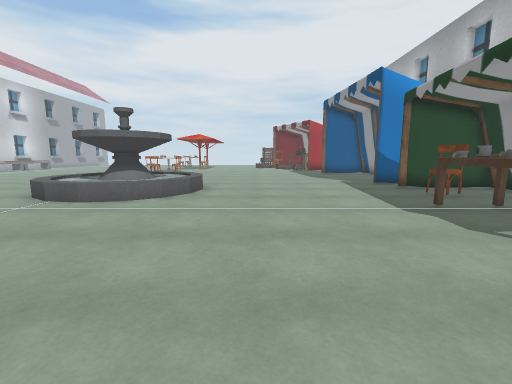
View 1 (above)

24 first-person views from a walk through a Unity game level. The camera is 1.3 m above the floor, tilts 8° down and sees 90° across. The floor is counted in squares, 1 m on a side. Each view is taken from the middle of a square. On the plan, view 1 faces up. The plan holds only what a view shows up to about 13 squares ahead; the rest is blank. The place goes on beyond the plan. Some animated figures are not drawn. Some surface patterns are stand-ins.

View 2
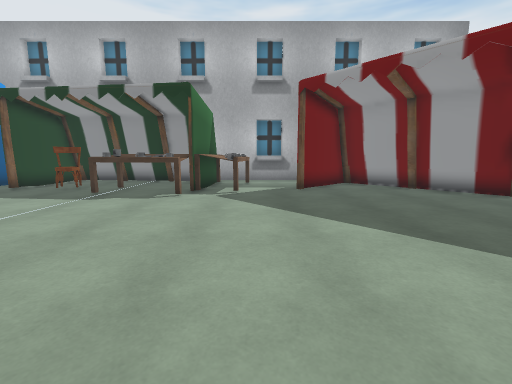

View 3
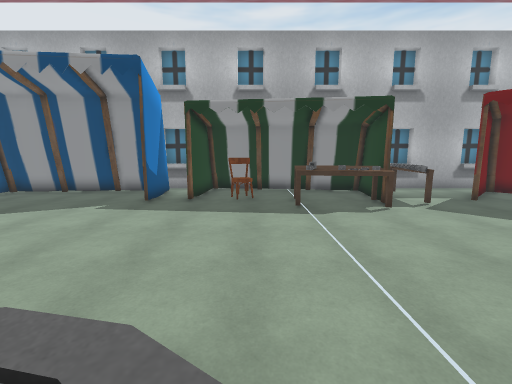

View 4
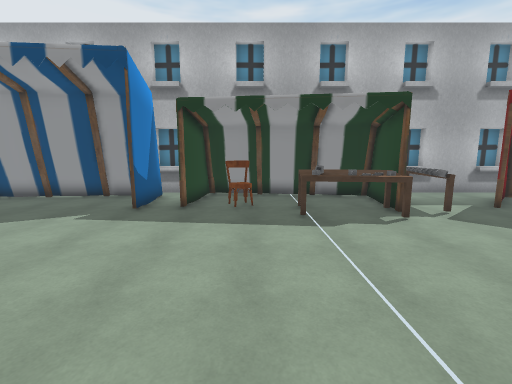

View 5
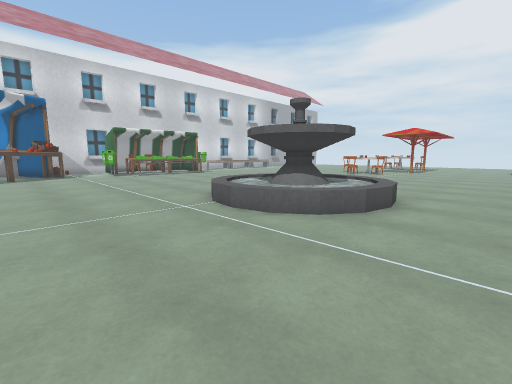

View 6
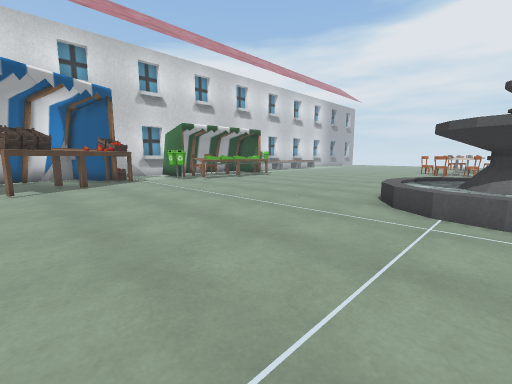

View 7
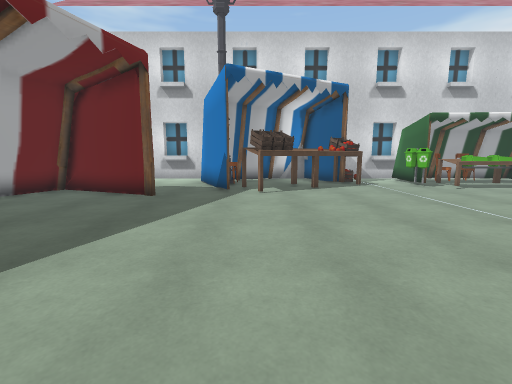

View 8
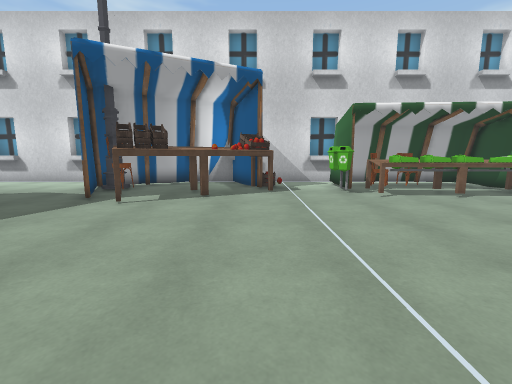

View 9
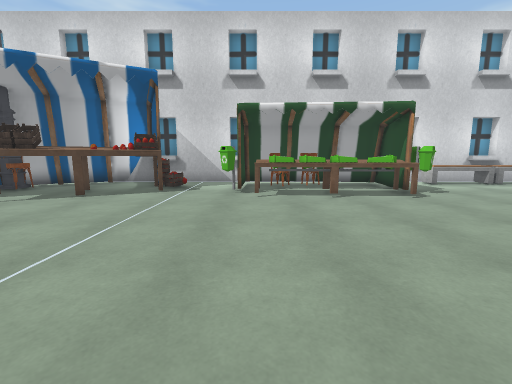

View 10
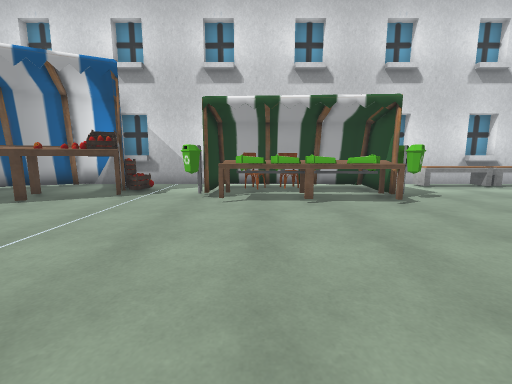

View 11
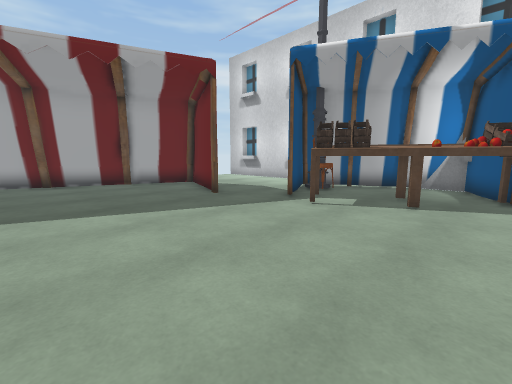

View 12
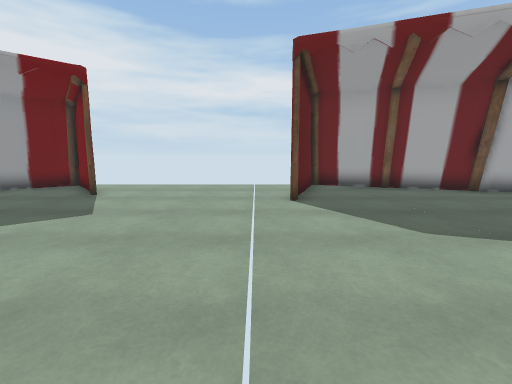

View 13
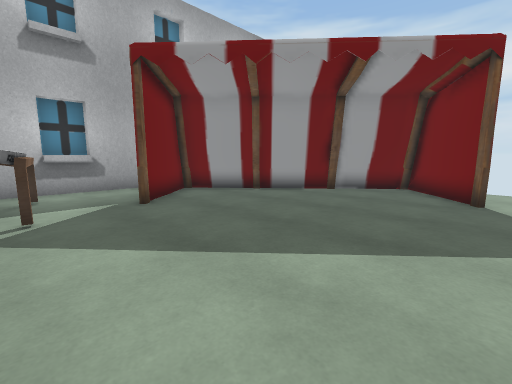

View 14
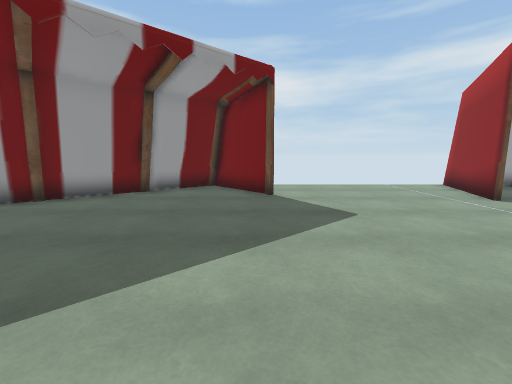

View 15
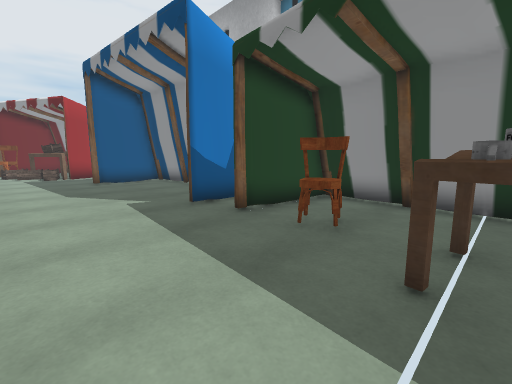

View 16
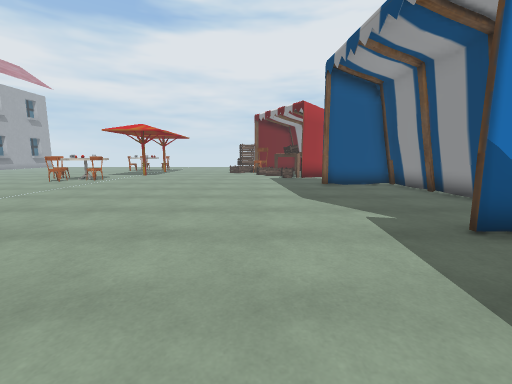

View 17
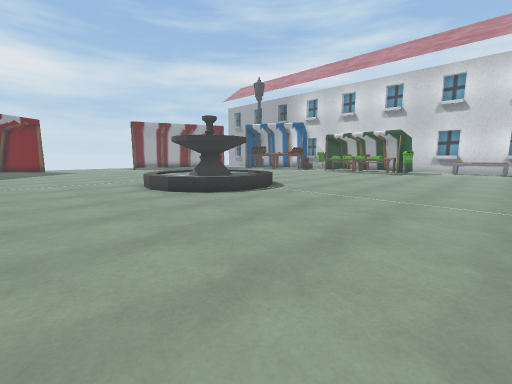

View 18
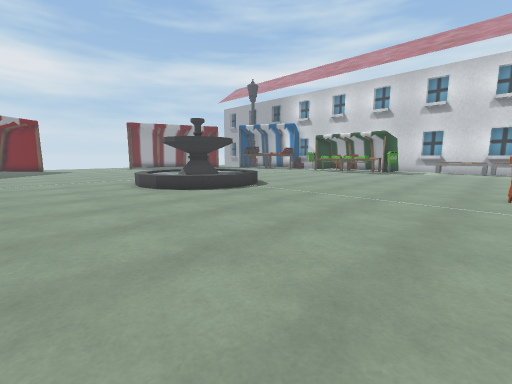

View 19
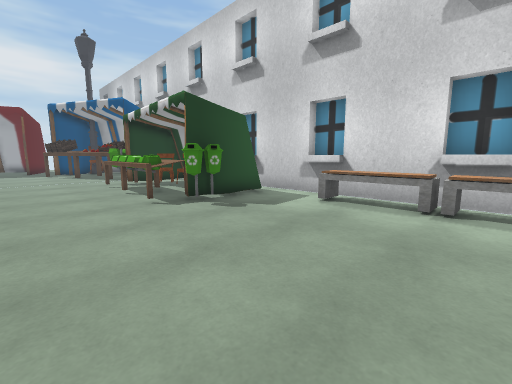

View 20
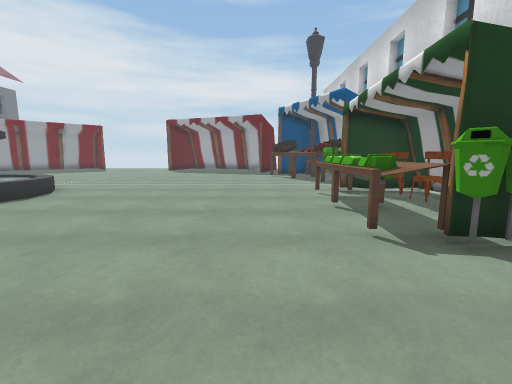

View 21
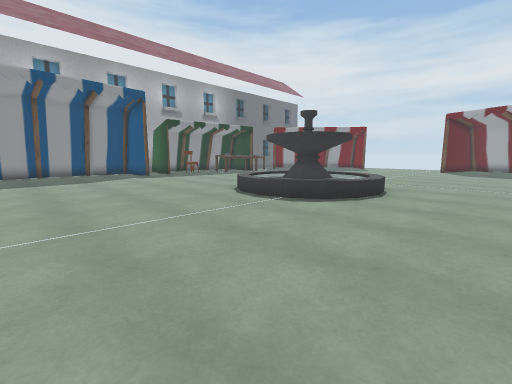

View 22
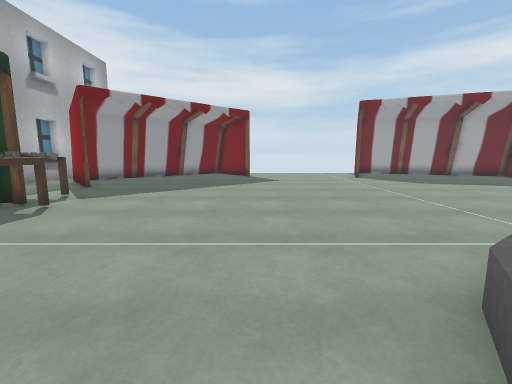

View 23
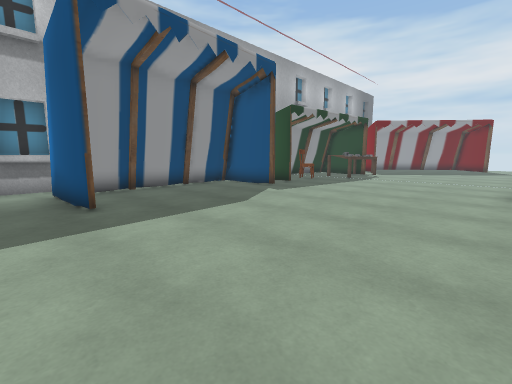

View 24
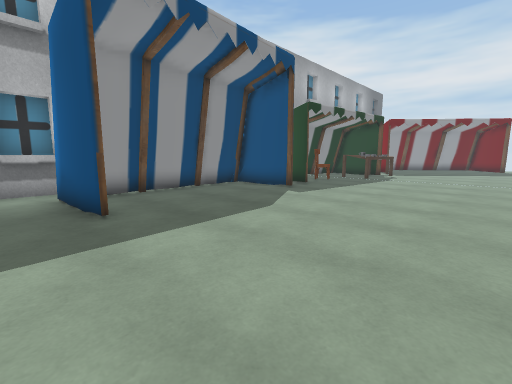

### Floor plan
Key: @ floor where view 1 was taken; # wall or solid block; . main floor; : floor 0.5 m higher than the main floor; / step, stairs or slope; = window, fence, low wall or low ledge; F fountain; C chair; O other object.
Columns run from 23 left of view 1 to 10 right of it. Each row starts with its distance up from view 1.
 21 ##O  .....   .OO..   .....   ....#
 20 #OO  .....   .....   .....  OOOO.#
 19  OO  .....  ......   .....   ..O
 18  OO  .....   .....   .....   ..O
 17 ##O                            O
 16 ##                             O
 15  #  OO                         OOO
 14  #OOOOO.......       .........  O
 13  #OO OO.......       .........  O#
 12   OO OO.......    F  ........OOOO#
 11  OOOOOO.......   FFF /.......### #
 10  OOOOOO.......  FFFFF/.........###
  9  #O  OO       .  FFF         CC #
  8  #  OO            F:/    .   CC #
  7  #                          O   #
  6 ## O .....   .....   .....  OO.#
  5 #OOOOO....   .....   .....  OO.#
  4 ##O OOO...   .....   ..... OOO.##
  3  O  OOO...   .....   .....  OOO##
  2  #O  OOO..   .....   .....  OOO  #
  1  OO  OOO        . ..             #
  0   OO#.O                @         #
 -1    O#O                       ##  O
 -2    O ..=......       .........## #
 -3  O   ..#......       ..........# #
 -4  #   ..#......       .........## #
 -5  #     #......       ........##  O
 -6  #     #......  #    .......##
 -7  O     ####    ##      #   ##
 -8  #        ###  #       ####=
 -9             ####         #

Where each view was taken, in squares from view 1:
view 1: 0 up, 0 right, facing up
view 2: 1 up, 4 left, facing right
view 3: 8 up, 4 left, facing right
view 4: 8 up, 3 left, facing right
view 5: 3 up, 0 right, facing up-left
view 6: 1 up, 5 left, facing up-left
view 7: 1 up, 7 left, facing left
view 8: 5 up, 9 left, facing left
view 9: 9 up, 9 left, facing left
view 10: 10 up, 10 left, facing left
view 11: 5 up, 10 left, facing down-left
view 12: 2 up, 6 left, facing down
view 13: 2 up, 1 left, facing down-right
view 14: 2 up, 0 right, facing down
view 15: 6 up, 2 right, facing up-right
view 16: 8 up, 2 right, facing up
view 17: 20 up, 2 right, facing down-left
view 18: 21 up, 2 right, facing down-left
view 19: 21 up, 14 left, facing down-left
view 20: 18 up, 15 left, facing down
view 21: 19 up, 11 left, facing down-right
view 22: 10 up, 1 left, facing down
view 23: 21 up, 2 left, facing down-right
view 24: 21 up, 1 left, facing down-right
